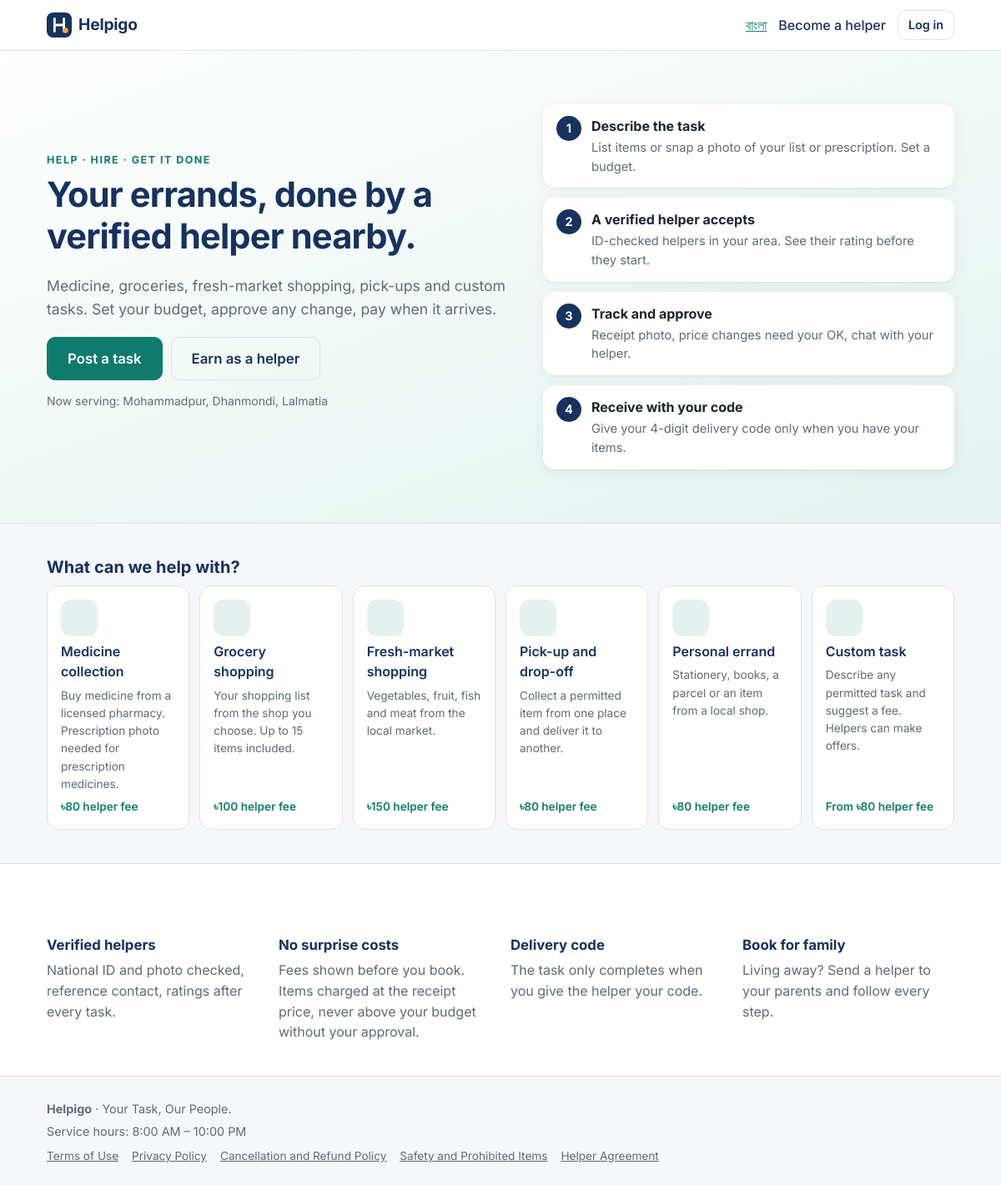
The page / on the database its author committed.
### tables this page shows
CREATE TABLE categories (
    id               INT UNSIGNED NOT NULL AUTO_INCREMENT,
    code             VARCHAR(30)  NOT NULL,
    name             VARCHAR(80)  NOT NULL,
    name_bn          VARCHAR(80)  NULL,
    description      VARCHAR(255) NULL,
    icon             VARCHAR(30)  NOT NULL DEFAULT 'task',
    pricing_mode     ENUM('fixed','offer') NOT NULL DEFAULT 'fixed',
    base_fee         DECIMAL(12,2) NOT NULL,            
    included_items   SMALLINT UNSIGNED NOT NULL DEFAULT 0,   
    per_item_fee     DECIMAL(12,2) NOT NULL DEFAULT 0.00,
    involves_purchase TINYINT(1)  NOT NULL DEFAULT 1,   
    needs_dropoff    TINYINT(1)   NOT NULL DEFAULT 1,
    allows_prescription TINYINT(1) NOT NULL DEFAULT 0,
    is_active        TINYINT(1)   NOT NULL DEFAULT 1,
    sort_order       INT          NOT NULL DEFAULT 0,
    PRIMARY KEY (id),
    UNIQUE KEY uq_categories_code (code)
);

### app/views/home.php (the view)
<section class="hero">
    <div class="container hero__inner">
        <div class="hero__text">
            <p class="eyebrow"><?= e(t('Help · Hire · Get it done')) ?></p>
            <h1><?= e(t('Your errands, done by a verified helper nearby.')) ?></h1>
            <p class="lead"><?= e(t('Medicine, groceries, fresh-market shopping, pick-ups and custom tasks. Set your budget, approve any change, pay when it arrives.')) ?></p>
            <div class="hero__actions">
                <a class="btn btn--lg" href="<?= e(url('/register')) ?>"><?= e(t('Post a task')) ?></a>
                <a class="btn btn--lg btn--ghost" href="<?= e(url('/register?as=worker')) ?>"><?= e(t('Earn as a helper')) ?></a>
            </div>
            <?php if ($zones): ?>
                <p class="muted small"><?= e(t('Now serving')) ?>: <?= e(implode(', ', array_column($zones, 'name'))) ?></p>
            <?php endif; ?>
        </div>
        <ol class="hero__steps" aria-label="<?= e(t('How it works')) ?>">
            <li><span class="step-num">1</span><div><strong><?= e(t('Describe the task')) ?></strong><p><?= e(t('List items or snap a photo of your list or prescription. Set a budget.')) ?></p></div></li>
            <li><span class="step-num">2</span><div><strong><?= e(t('A verified helper accepts')) ?></strong><p><?= e(t('ID-checked helpers in your area. See their rating before they start.')) ?></p></div></li>
            <li><span class="step-num">3</span><div><strong><?= e(t('Track and approve')) ?></strong><p><?= e(t('Receipt photo, price changes need your OK, chat with your helper.')) ?></p></div></li>
            <li><span class="step-num">4</span><div><strong><?= e(t('Receive with your code')) ?></strong><p><?= e(t('Give your 4-digit delivery code only when you have your items.')) ?></p></div></li>
        </ol>
    </div>
</section>
<section class="section">
    <div class="container">
        <h2><?= e(t('What can we help with?')) ?></h2>
        <div class="cat-grid">
            <?php foreach ($categories as $c): ?>
                <a class="cat-card" href="<?= e(url('/register')) ?>">
                    <span class="cat-card__icon"><?= partial('components/icon', ['name' => $c['icon']]) ?></span>
                    <span class="cat-card__name"><?= e(local_name($c)) ?></span>
                    <span class="cat-card__desc"><?= e($c['description']) ?></span>
                    <span class="cat-card__price">
                        <?= $c['pricing_mode'] === 'offer' ? e(t('From')) . ' ' : '' ?><?= e(money_db($c['base_fee'], false)) ?> <?= e(t('helper fee')) ?>
                    </span>
                </a>
            <?php endforeach; ?>
        </div>
    </div>
</section>
<section class="section section--alt">
    <div class="container trust-grid">
        <div><?= partial('components/icon', ['name' => 'shield']) ?><h3><?= e(t('Verified helpers')) ?></h3><p><?= e(t('National ID and photo checked, reference contact, ratings after every task.')) ?></p></div>
        <div><?= partial('components/icon', ['name' => 'receipt']) ?><h3><?= e(t('No surprise costs')) ?></h3><p><?= e(t('Fees shown before you book. Items charged at the receipt price, never above your budget without your approval.')) ?></p></div>
        <div><?= partial('components/icon', ['name' => 'key']) ?><h3><?= e(t('Delivery code')) ?></h3><p><?= e(t('The task only completes when you give the helper your code.')) ?></p></div>
        <div><?= partial('components/icon', ['name' => 'user']) ?><h3><?= e(t('Book for family')) ?></h3><p><?= e(t('Living away? Send a helper to your parents and follow every step.')) ?></p></div>
    </div>
</section>

### app/core/Router.php (shortened to what the rows shown need)
<?php
final class Router
{
    private array $routes = [];
    private string $prefix = '';
    private array $middleware = [];
    public function group(array $options, callable $routes): void
    {
        $previousPrefix = $this->prefix;
        $previousMiddleware = $this->middleware;
        $this->prefix .= $options['prefix'] ?? '';
        $this->middleware = array_merge($this->middleware, $options['middleware'] ?? []);
        $this->prefix = $previousPrefix;
        $this->middleware = $previousMiddleware;
    }
    private function add(string $method, string $path, array $handler, bool $csrf = true): void
    {
        $full = '/' . trim($this->prefix . $path, '/');
        $regex = preg_replace('#\{([a-zA-Z_]+)\}#', '(?P<$1>[^/]+)', $full);
        $this->routes[] = [
            'method'     => $method,
            'regex'      => '#^' . $regex . '$#',
            'handler'    => $handler,
            'middleware' => $this->middleware,
            'csrf'       => $csrf,
        ];
    }
    public function dispatch(Request $request): void
    {
        $pathMatched = false;
        foreach ($this->routes as $route) {
            if (!preg_match($route['regex'], $request->path, $matches)) {
                continue;
            }
            $pathMatched = true;
            $params = array_filter($matches, 'is_string', ARRAY_FILTER_USE_KEY);
            [$class, $action] = $route['handler'];
            $controller = new $class();
            $controller->$action($request, ...array_values($params));
            return;
        }
        throw new HttpException($pathMatched ? 405 : 404);
    }
}

### app/views/components/icon.php
<?php
$paths = [
    'pill'   => '<path d="M10.5 20.5 3.5 13.5a5 5 0 0 1 7-7l7 7a5 5 0 0 1-7 7Z"/><path d="m8.5 8.5 7 7"/>',
    'basket' => '<path d="M5 11h14l-1.5 8.5a1 1 0 0 1-1 .5h-9a1 1 0 0 1-1-.5L5 11Z"/><path d="m9 11 3-6 3 6"/><path d="M3 11h18"/>',
    'leaf'   => '<path d="M5 19c0-8 5-13 15-14-1 10-6 15-14 15"/><path d="M5 19 13 11"/>',
    'box'    => '<path d="M3 7.5 12 3l9 4.5v9L12 21l-9-4.5v-9Z"/><path d="m3 7.5 9 4.5 9-4.5"/><path d="M12 12v9"/>',
    'bag'    => '<path d="M5 8h14l-1 12H6L5 8Z"/><path d="M9 8V6a3 3 0 0 1 6 0v2"/>',
    'spark'  => '<path d="M12 3v4M12 17v4M3 12h4M17 12h4M6 6l2.5 2.5M15.5 15.5 18 18M6 18l2.5-2.5M15.5 8.5 18 6"/>',
    'task'   => '<rect x="5" y="4" width="14" height="17" rx="2"/><path d="M9 9h6M9 13h6M9 17h3"/>',
    'home'   => '<path d="m3 11 9-7 9 7"/><path d="M5 10v10h14V10"/>',
    'list'   => '<path d="M8 6h13M8 12h13M8 18h13"/><circle cx="4" cy="6" r="1"/><circle cx="4" cy="12" r="1"/><circle cx="4" cy="18" r="1"/>',
    'user'   => '<circle cx="12" cy="8" r="4"/><path d="M4 21a8 8 0 0 1 16 0"/>',
    'wallet' => '<rect x="3" y="6" width="18" height="14" rx="2"/><path d="M16 13h2"/><path d="M3 10h18"/>',
    'shield' => '<path d="M12 3 4 6v6c0 5 3.5 8 8 9 4.5-1 8-4 8-9V6l-8-3Z"/><path d="m9 12 2 2 4-4"/>',
    'receipt'=> '<path d="M6 3h12v18l-3-2-3 2-3-2-3 2V3Z"/><path d="M9 8h6M9 12h6"/>',
    'key'    => '<circle cx="8" cy="15" r="4"/><path d="m11 12 9-9M17 6l3 3"/>',
    'chat'   => '<path d="M4 5h16v11H8l-4 4V5Z"/>',
    'star'   => '<path d="m12 3 2.7 5.6 6.1.9-4.4 4.3 1 6.1L12 17l-5.4 2.9 1-6.1L3.2 9.5l6.1-.9L12 3Z"/>',
    'clock'  => '<circle cx="12" cy="12" r="9"/><path d="M12 7v5l3 2"/>',
    'logout' => '<path d="M15 4h4v16h-4"/><path d="M10 8l-4 4 4 4"/><path d="M6 12h10"/>',
    'plus'   => '<path d="M12 5v14M5 12h14"/>',
];
$svg = $paths[$name ?? ''] ?? $paths['task'];
?><svg class="icon" width="24" height="24" viewBox="0 0 24 24" fill="none" stroke="currentColor" stroke-width="1.8" stroke-linecap="round" stroke-linejoin="round" aria-hidden="true"><?= $svg ?></svg>

### rows shown on the page
categories: name "Medicine collection", description "Buy medicine from a licensed pharmacy. Prescription photo needed for prescription medicines.", base_fee "৳80"
categories: name "Grocery shopping", description "Your shopping list from the shop you choose. Up to 15 items included.", base_fee "৳100"
categories: name "Fresh-market shopping", description "Vegetables, fruit, fish and meat from the local market.", base_fee "৳150"
categories: name "Pick-up and drop-off", description "Collect a permitted item from one place and deliver it to another.", base_fee "৳80"
categories: name "Personal errand", description "Stationery, books, a parcel or an item from a local shop.", base_fee "৳80"
categories: name "Custom task", description "Describe any permitted task and suggest a fee. Helpers can make offers.", base_fee "৳80"

### other values the page prints
$siteName "Helpigo"
